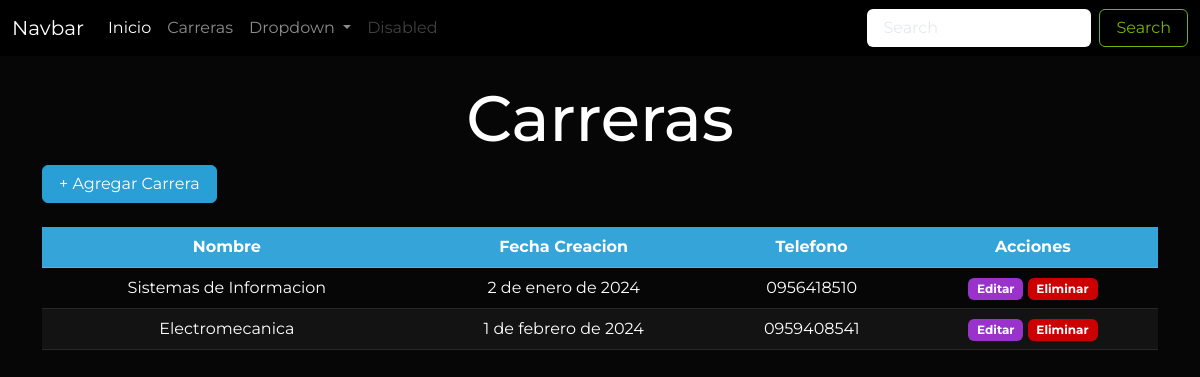
The app's page /carreras/, older data.
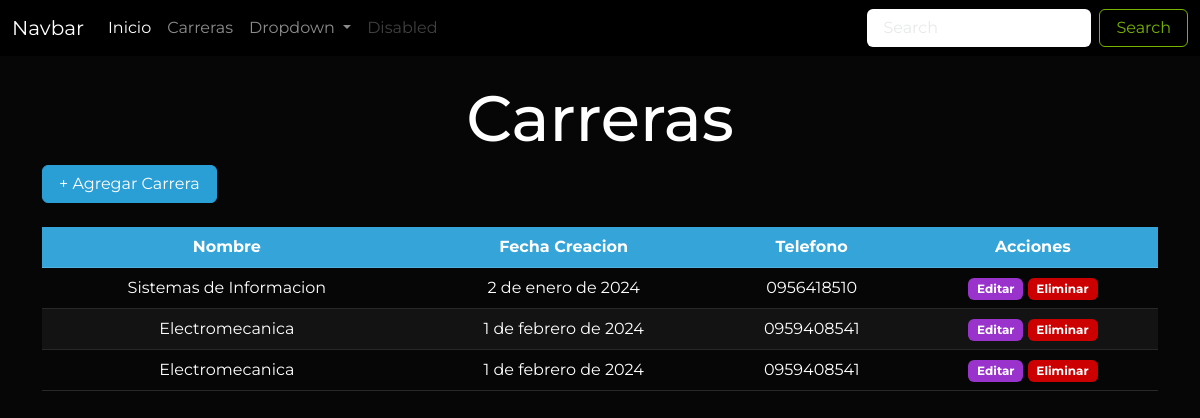
The same page, newer data.
### Aplicaciones/Educacion/models.py (models this page shows, shortened)
class Carrera(models.Model):
    id_car=models.AutoField(primary_key=True)
    nombre_car=models.CharField(max_length=50)
    fecha_creacion_car=models.DateField()
    telefono_car=models.CharField(max_length=10)

### Aplicaciones/Educacion/views.py (the view)
# urls.py: path('carreras/', views.carreras, name="carreras"),
def carreras(request):
    carrerasDbb = Carrera.objects.all()
    return render(request, 'carreras.html', {
        "carreras": carrerasDbb
    })

### Aplicaciones/Educacion/templates/carreras.html (shortened to what this page needs)
{% extends 'plantilla.html' %} {% load static %}  {% block contenido %}
<div class="container">
  <h1 class="text-center mt-4">Carreras</h1>
  <button
    type="button"
    class="btn btn-primary mb-4"
    data-bs-toggle="modal"
    data-bs-target="#exampleModal"
  >
    + Agregar Carrera
  </button>
  {% if carreras %}
  <div class="table-responsive">
    <table class="table table-hover table-striped text-center" id="tabla">
      <thead class="table-primary">
        <tr>
          <th>Nombre</th>
          <th>Fecha Creacion</th>
          <th>Telefono</th>
          <th>Acciones</th>
        </tr>
      </thead>
      <tbody>
        {% for carrera in carreras %}
        <tr>
          <td>{{carrera.nombre_car}}</td>
          <td>{{carrera.fecha_creacion_car}}</td>
          <td>{{carrera.telefono_car}}</td>
          <td>
            <a
              href="{% url 'editar_carrera' carrera.id_car %}"
              class="btn badge bg-info"
              >Editar</a
            >
            <a
              href="javascript:void(0)"
              onclick="eliminarFila('/eliminar_carrera/{{carrera.id_car}}', 'Carrera')"
              class="btn badge bg-danger"
              >Eliminar</a
            >
          </td>
        </tr>
        {% endfor %}
      </tbody>
    </table>
  </div>
  {% else %}
  <div class="alert alert-warning mt-4 text-center">
    No hay registros de carreras
  </div>
  {% endif %}
</div>
{% endblock contenido %}

Row changes from the older to the newer data that the page shows:
added Carrera: nombre_car "Electromecanica", fecha_creacion_car "1 de febrero de 2024", telefono_car "0959408541"
